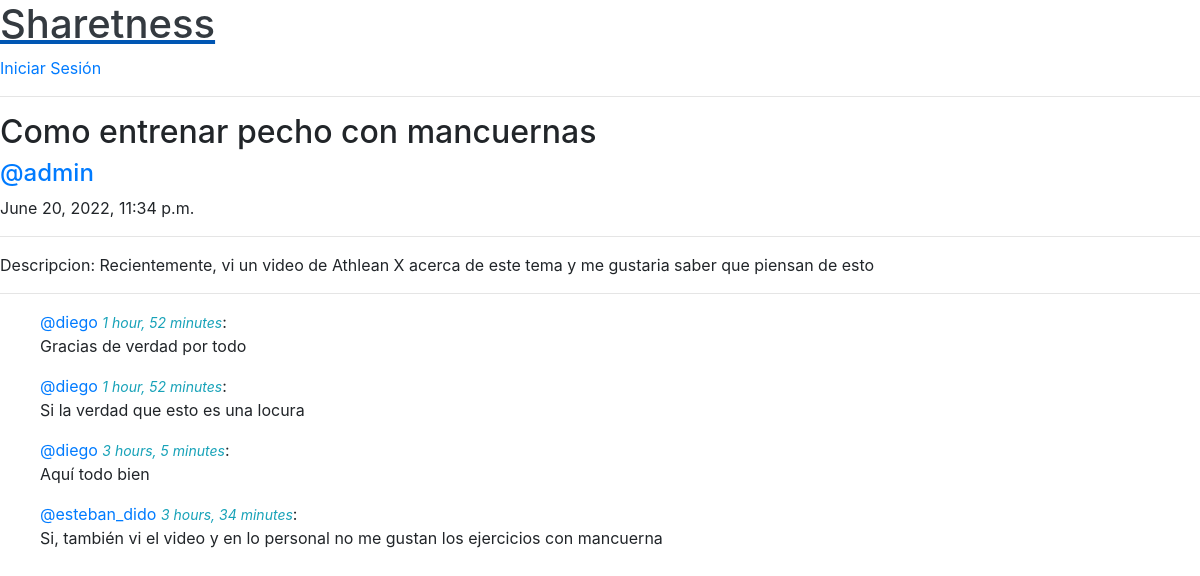
The app's page /room/8 with its own data.
### forum/models.py (models this page shows, shortened)
class Room(models.Model):
    host = models.ForeignKey(User, on_delete=models.SET_NULL, null=True)
    topic = models.ForeignKey(Topic, on_delete=models.SET_NULL, null=True)
    name = models.CharField(max_length=200)
    description =models.TextField(null=True, blank=True)
    update = models.DateTimeField(auto_now=True)
    created = models.DateTimeField(auto_now_add=True)
    class Meta:
        ordering = ['-update', '-created']

class Message(models.Model):
    user = models.ForeignKey(User, on_delete=models.CASCADE)
    room = models.ForeignKey(Room, on_delete=models.CASCADE)
    body = models.TextField()
    created = models.DateTimeField(auto_now_add=True)

### forum/views.py (the view, shortened to what this page needs)
# urls.py: path('room/<str:pk>',views.room, name="room"),
def room(request, pk):
    room = Room.objects.get(id=pk)
    room_messages = room.message_set.all().order_by('-created')
    context = {'room': room, 'room_messages': room_messages}
    return render(request, 'forum/room.html', context)

### forum/templates/forum/room.html (shortened to what this page needs)
{% extends 'main.html' %}
{% block content %}
    <h2>{{ room.name }}</h2>
    <h4><span class="text-primary ">@{{ room.host.username }}</span></h4>
    <p>{{ room.created }}</p>
    <hr>
    <p>Descripcion: {{ room.description }}</p>
    <hr>
    <ul>
        {% for msg in room_messages %}
            <p class="mt-2">
                <span class="text-primary">@{{ msg.user.username }}</span>
                <small class="text-info font-italic">{{ msg.created|timesince }}</small>:
                <br>
                {{ msg.body }}
            </p>
        {% endfor %}
    </ul>
{% endblock content %}

### records on screen
Room: name "Como entrenar pecho con mancuernas", host.username "admin", created "June 20, 2022, 11:34 p.m.", description "Recientemente, vi un video de Athlean X acerca de este tema y me gustaria saber que piensan de esto"
Message: user.username "diego", created "1 hour, 52 minutes", body "Gracias de verdad por todo"
Message: user.username "diego", created "1 hour, 52 minutes", body "Si la verdad que esto es una locura"
Message: user.username "diego", created "3 hours, 5 minutes", body "Aquí todo bien"
Message: user.username "esteban_dido", created "3 hours, 34 minutes", body "Si, también vi el video y en lo personal no me gustan los ejercicios con mancuerna"
